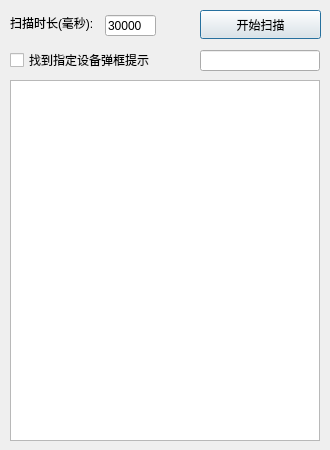
<?xml version="1.0" encoding="UTF-8"?>
<ui version="4.0">
 <class>DialogBlueTooth</class>
 <widget class="QDialog" name="DialogBlueTooth">
  <property name="geometry">
   <rect>
    <x>0</x>
    <y>0</y>
    <width>330</width>
    <height>450</height>
   </rect>
  </property>
  <property name="windowTitle">
   <string>蓝牙设备扫描</string>
  </property>
  <widget class="QLabel" name="label">
   <property name="geometry">
    <rect>
     <x>10</x>
     <y>15</y>
     <width>90</width>
     <height>16</height>
    </rect>
   </property>
   <property name="text">
    <string>扫描时长(毫秒):</string>
   </property>
  </widget>
  <widget class="QLineEdit" name="lineEdit">
   <property name="geometry">
    <rect>
     <x>105</x>
     <y>15</y>
     <width>51</width>
     <height>21</height>
    </rect>
   </property>
   <property name="text">
    <string>30000</string>
   </property>
  </widget>
  <widget class="QPushButton" name="pushButton">
   <property name="geometry">
    <rect>
     <x>200</x>
     <y>10</y>
     <width>121</width>
     <height>29</height>
    </rect>
   </property>
   <property name="text">
    <string>开始扫描</string>
   </property>
  </widget>
  <widget class="QListView" name="listView">
   <property name="geometry">
    <rect>
     <x>10</x>
     <y>80</y>
     <width>310</width>
     <height>361</height>
    </rect>
   </property>
  </widget>
  <widget class="QCheckBox" name="checkBox">
   <property name="geometry">
    <rect>
     <x>10</x>
     <y>50</y>
     <width>151</width>
     <height>20</height>
    </rect>
   </property>
   <property name="text">
    <string>找到指定设备弹框提示</string>
   </property>
  </widget>
  <widget class="QLineEdit" name="lineEditMac">
   <property name="geometry">
    <rect>
     <x>200</x>
     <y>50</y>
     <width>120</width>
     <height>21</height>
    </rect>
   </property>
  </widget>
 </widget>
 <resources/>
 <connections/>
</ui>
